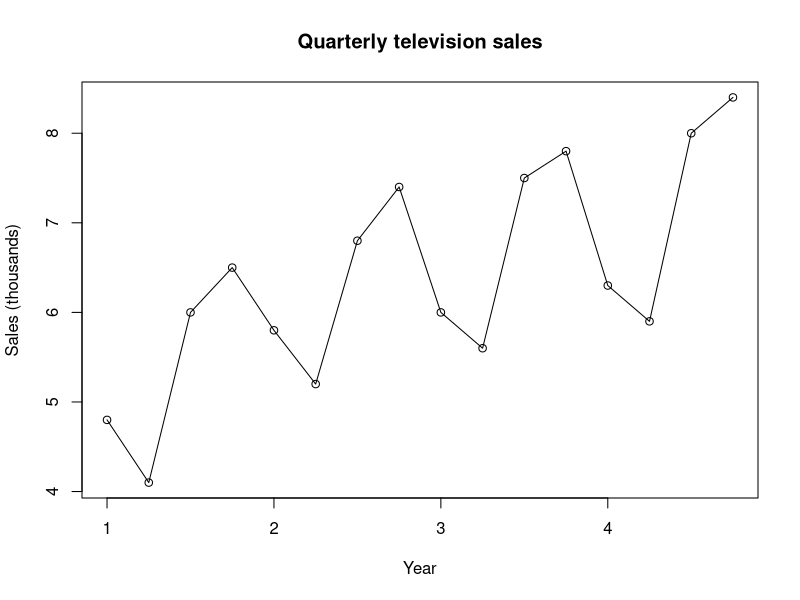
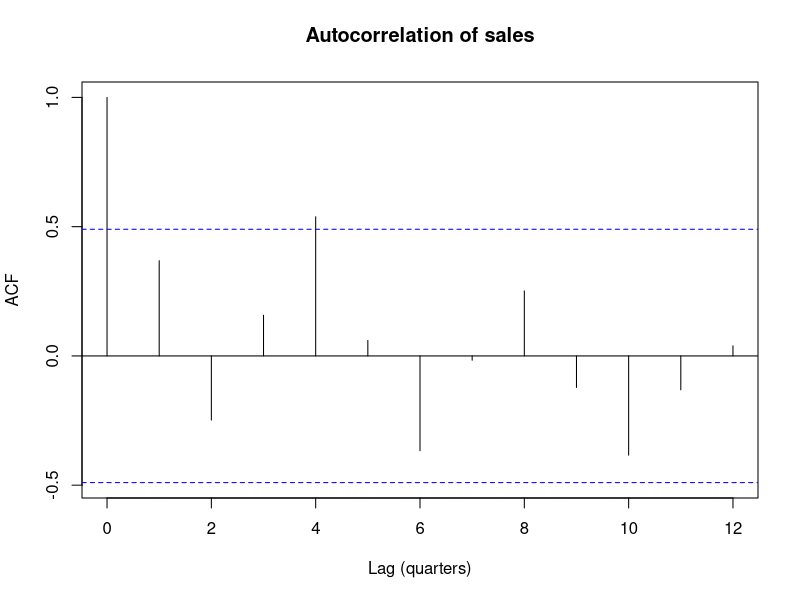
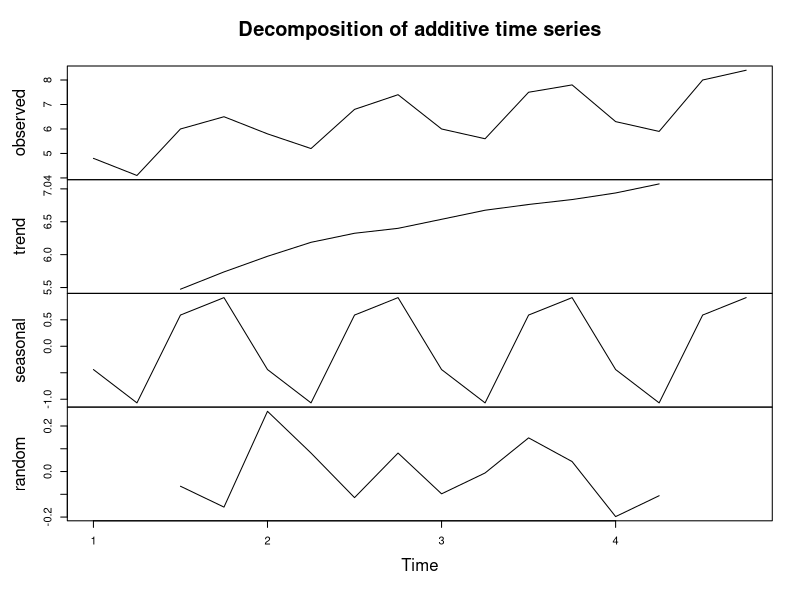
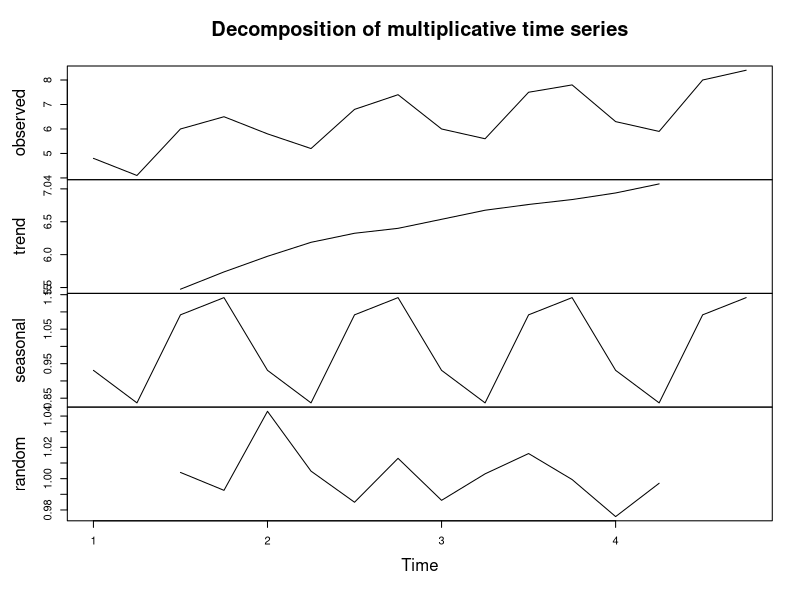
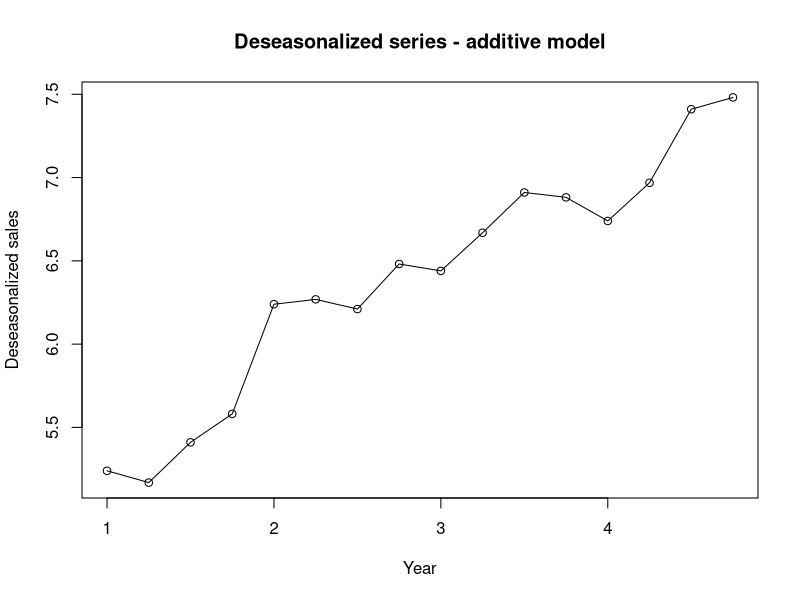
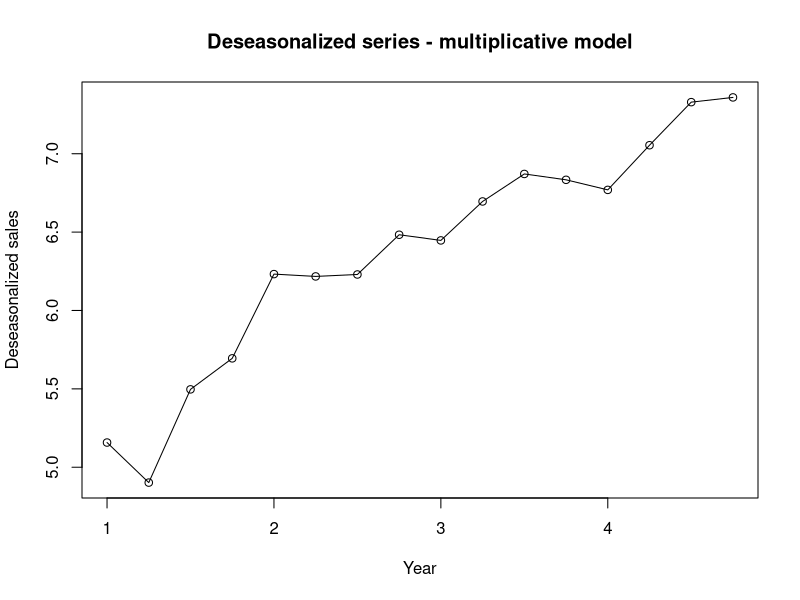
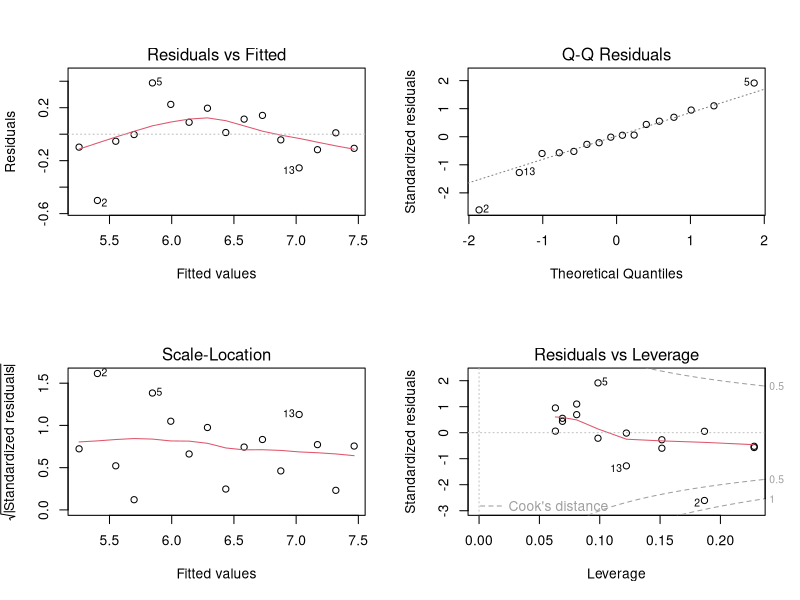
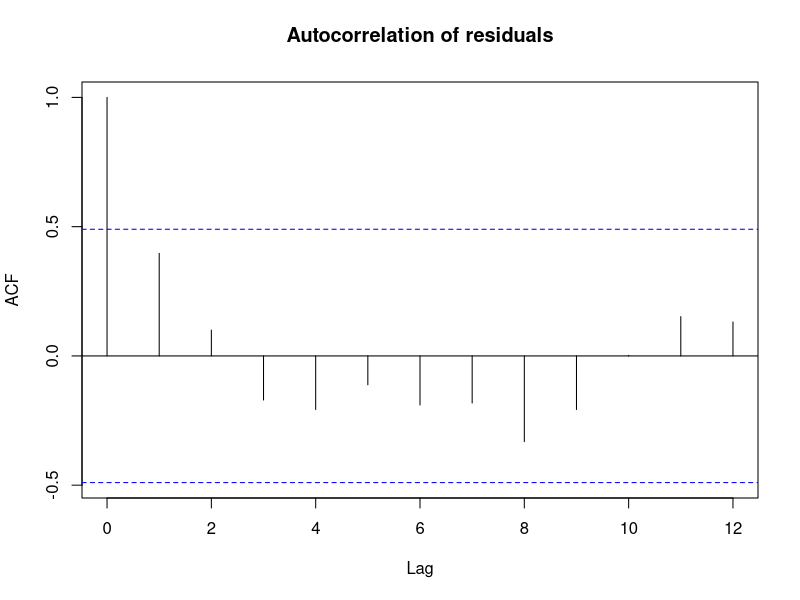

These figures' R source, in order:
## ---- chunk 1
knitr::opts_chunk$set(echo = TRUE)
## ---- chunk 2
ventas <- c(4.8, 4.1, 6.0, 6.5,
            5.8, 5.2, 6.8, 7.4,
            6.0, 5.6, 7.5, 7.8,
            6.3, 5.9, 8.0, 8.4)

tiempo <- 1:16
ventas_ts <- ts(ventas, start = c(1, 1), frequency = 4)

ventas_ts
## ---- chunk 3
plot(ventas_ts,
     type = "o",
     xlab = "Year",
     ylab = "Sales (thousands)",
     main = "Quarterly television sales")
## ---- chunk 4
acf(as.numeric(ventas_ts),
    lag.max = 12,
    xlab = "Lag (quarters)",
    main = "Autocorrelation of sales")
## ---- chunk 5
descomp_add <- decompose(ventas_ts, type = "additive")
descomp_mult <- decompose(ventas_ts, type = "multiplicative")

plot(descomp_add)
plot(descomp_mult)
## ---- chunk 6
indice_add <- tapply(descomp_add$seasonal,
                     cycle(ventas_ts),
                     mean,
                     na.rm = TRUE)

indice_mult <- tapply(descomp_mult$seasonal,
                      cycle(ventas_ts),
                      mean,
                      na.rm = TRUE)

indices <- data.frame(
  Quarter = 1:4,
  Additive = as.numeric(indice_add),
  Multiplicative = as.numeric(indice_mult)
)

round(indices, 4)
## ---- chunk 7
estacional_add <- indice_add[cycle(ventas_ts)]
estacional_mult <- indice_mult[cycle(ventas_ts)]

ventas_des_add <- ventas_ts - estacional_add
ventas_des_mult <- ventas_ts / estacional_mult

plot(ventas_des_add,
     type = "o",
     xlab = "Year",
     ylab = "Deseasonalized sales",
     main = "Deseasonalized series - additive model")

plot(ventas_des_mult,
     type = "o",
     xlab = "Year",
     ylab = "Deseasonalized sales",
     main = "Deseasonalized series - multiplicative model")
## ---- chunk 8
modelo_lineal_add <- lm(as.numeric(ventas_des_add) ~ tiempo)
modelo_lineal_mult <- lm(as.numeric(ventas_des_mult) ~ tiempo)

summary(modelo_lineal_mult)
## ---- chunk 9
par(mfrow = c(2, 2))
plot(modelo_lineal_mult)
par(mfrow = c(1, 1))

shapiro.test(residuals(modelo_lineal_mult))
acf(residuals(modelo_lineal_mult),
    main = "Autocorrelation of residuals")
## ---- chunk 10
tiempo2 <- tiempo^2

modelo_cuad_mult <- lm(as.numeric(ventas_des_mult) ~ tiempo + tiempo2)
summary(modelo_cuad_mult)
## ---- chunk 11
pred_add_lin <- fitted(modelo_lineal_add) + estacional_add
pred_mult_lin <- fitted(modelo_lineal_mult) * estacional_mult
pred_mult_cuad <- fitted(modelo_cuad_mult) * estacional_mult

metricas <- function(real, pred) {
  c(
    MSE = mean((real - pred)^2, na.rm = TRUE),
    MAPE = mean(abs((real - pred) / real), na.rm = TRUE) * 100
  )
}

comparacion <- rbind(
  "Additive linear" = metricas(ventas, pred_add_lin),
  "Multiplicative linear" = metricas(ventas, pred_mult_lin),
  "Multiplicative quadratic" = metricas(ventas, pred_mult_cuad)
)

round(comparacion, 4)
## ---- chunk 12
mejor_MSE <- rownames(comparacion)[which.min(comparacion[, "MSE"])]
mejor_MAPE <- rownames(comparacion)[which.min(comparacion[, "MAPE"])]

cat("Lowest MSE:", mejor_MSE, "\n")
cat("Lowest MAPE:", mejor_MAPE, "\n")
## ---- chunk 13
futuro <- data.frame(
  tiempo = 17:20,
  tiempo2 = (17:20)^2
)

est_add_fut <- as.numeric(indice_add[1:4])
est_mult_fut <- as.numeric(indice_mult[1:4])

pron_add_lin <- predict(modelo_lineal_add, newdata = futuro) + est_add_fut
pron_mult_lin <- predict(modelo_lineal_mult, newdata = futuro) * est_mult_fut
pron_mult_cuad <- predict(modelo_cuad_mult, newdata = futuro) * est_mult_fut

pronosticos <- data.frame(
  Year = rep(5, 4),
  Quarter = 1:4,
  Additive_linear = pron_add_lin,
  Multiplicative_linear = pron_mult_lin,
  Multiplicative_quadratic = pron_mult_cuad
)

round(pronosticos, 3)
## ---- chunk 14
tiempo_total <- 1:20
ventas_total <- c(ventas, rep(NA, 4))

serie_add_lin <- c(pred_add_lin, pron_add_lin)
serie_mult_lin <- c(pred_mult_lin, pron_mult_lin)
serie_mult_cuad <- c(pred_mult_cuad, pron_mult_cuad)

plot(tiempo_total, ventas_total,
     type = "o",
     pch = 16,
     col = "black",
     xlab = "Quarter",
     ylab = "Sales (thousands)",
     main = "Original data and forecasts",
     ylim = range(c(ventas, serie_add_lin,
                    serie_mult_lin, serie_mult_cuad)))

lines(tiempo_total, serie_add_lin,
      lty = 2, col = "steelblue", lwd = 2)
lines(tiempo_total, serie_mult_lin,
      lty = 3, col = "darkorange", lwd = 2)
lines(tiempo_total, serie_mult_cuad,
      lty = 1, col = "firebrick", lwd = 2)
abline(v = 16.5, lty = 2, col = "gray40")

legend("topleft",
       legend = c("Original data",
                  "Additive linear",
                  "Multiplicative linear",
                  "Multiplicative quadratic"),
       col = c("black", "steelblue", "darkorange", "firebrick"),
       lty = c(1, 2, 3, 1),
       lwd = c(1, 2, 2, 2),
       pch = c(16, NA, NA, NA),
       bty = "n")
